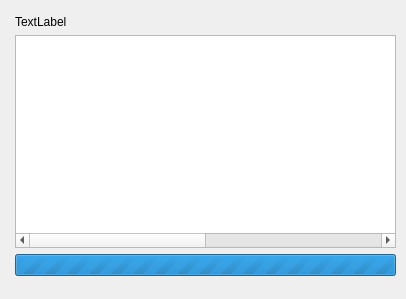
<?xml version="1.0" encoding="UTF-8"?>
<ui version="4.0">
 <class>appDialog</class>
 <widget class="QDialog" name="appDialog">
  <property name="geometry">
   <rect>
    <x>0</x>
    <y>0</y>
    <width>406</width>
    <height>299</height>
   </rect>
  </property>
  <property name="windowTitle">
   <string notr="true"/>
  </property>
  <widget class="QWidget" name="horizontalLayoutWidget">
   <property name="geometry">
    <rect>
     <x>10</x>
     <y>10</y>
     <width>391</width>
     <height>271</height>
    </rect>
   </property>
   <layout class="QHBoxLayout" name="horizontalLayout">
    <item>
     <spacer name="verticalSpacer_3">
      <property name="orientation">
       <enum>Qt::Horizontal</enum>
      </property>
      <property name="sizeType">
       <enum>QSizePolicy::Fixed</enum>
      </property>
      <property name="sizeHint" stdset="0">
       <size>
        <width>5</width>
        <height>20</height>
       </size>
      </property>
     </spacer>
    </item>
    <item>
     <layout class="QVBoxLayout" name="verticalLayout">
      <item>
       <spacer name="verticalSpacer_2">
        <property name="orientation">
         <enum>Qt::Vertical</enum>
        </property>
        <property name="sizeType">
         <enum>QSizePolicy::Fixed</enum>
        </property>
        <property name="sizeHint" stdset="0">
         <size>
          <width>20</width>
          <height>5</height>
         </size>
        </property>
       </spacer>
      </item>
      <item>
       <widget class="QLabel" name="label">
        <property name="text">
         <string notr="true">TextLabel</string>
        </property>
       </widget>
      </item>
      <item>
       <widget class="QTableWidget" name="tableWidget">
        <property name="editTriggers">
         <set>QAbstractItemView::NoEditTriggers</set>
        </property>
        <property name="alternatingRowColors">
         <bool>true</bool>
        </property>
        <property name="selectionMode">
         <enum>QAbstractItemView::NoSelection</enum>
        </property>
        <property name="selectionBehavior">
         <enum>QAbstractItemView::SelectRows</enum>
        </property>
        <property name="gridStyle">
         <enum>Qt::NoPen</enum>
        </property>
        <property name="columnCount">
         <number>4</number>
        </property>
        <attribute name="horizontalHeaderVisible">
         <bool>false</bool>
        </attribute>
        <attribute name="horizontalHeaderDefaultSectionSize">
         <number>170</number>
        </attribute>
        <attribute name="verticalHeaderVisible">
         <bool>false</bool>
        </attribute>
        <attribute name="verticalHeaderDefaultSectionSize">
         <number>20</number>
        </attribute>
        <column>
         <property name="text">
          <string notr="true"/>
         </property>
        </column>
        <column>
         <property name="text">
          <string>app</string>
         </property>
        </column>
        <column>
         <property name="text">
          <string>state</string>
         </property>
        </column>
        <column>
         <property name="text">
          <string/>
         </property>
        </column>
       </widget>
      </item>
      <item>
       <widget class="QProgressBar" name="progressBar">
        <property name="maximum">
         <number>0</number>
        </property>
        <property name="value">
         <number>-1</number>
        </property>
        <property name="format">
         <string notr="true">%v/%m</string>
        </property>
       </widget>
      </item>
      <item>
       <spacer name="verticalSpacer">
        <property name="orientation">
         <enum>Qt::Vertical</enum>
        </property>
        <property name="sizeType">
         <enum>QSizePolicy::Fixed</enum>
        </property>
        <property name="sizeHint" stdset="0">
         <size>
          <width>20</width>
          <height>5</height>
         </size>
        </property>
       </spacer>
      </item>
     </layout>
    </item>
    <item>
     <spacer name="verticalSpacer_4">
      <property name="orientation">
       <enum>Qt::Horizontal</enum>
      </property>
      <property name="sizeType">
       <enum>QSizePolicy::Fixed</enum>
      </property>
      <property name="sizeHint" stdset="0">
       <size>
        <width>5</width>
        <height>20</height>
       </size>
      </property>
     </spacer>
    </item>
   </layout>
  </widget>
 </widget>
 <resources/>
 <connections/>
</ui>
